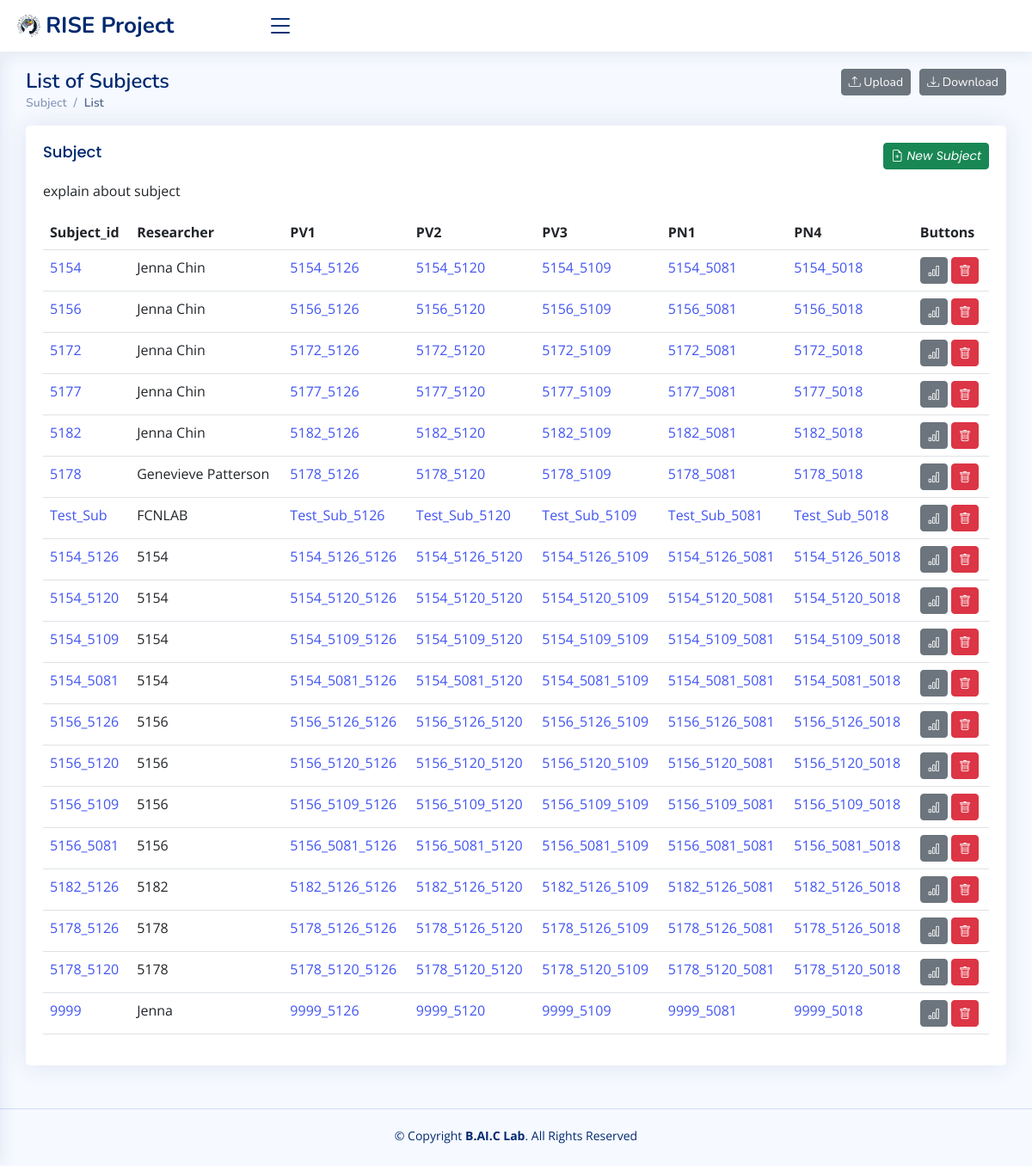
/home/, run on an earlier commit of the app's database.
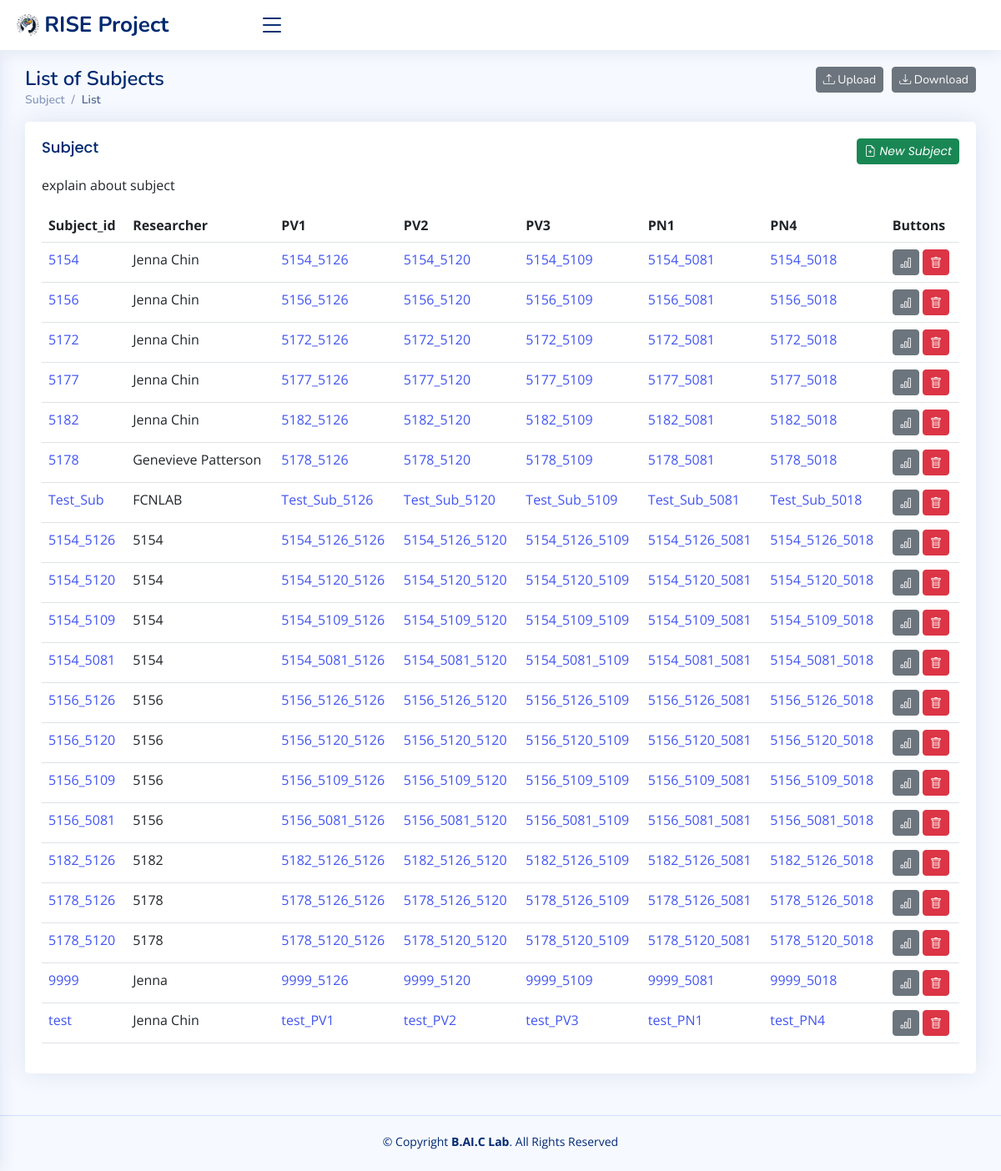
And on a later commit of the database.
### rise/models.py (models this page shows, shortened)
class Subject(models.Model):
    subject_id = models.CharField(max_length=20, primary_key=True)
    researcher = models.CharField(max_length=20)
    pv1 = models.CharField(max_length=20)
    pv2 = models.CharField(max_length=20)
    pv3 = models.CharField(max_length=20)
    pn1 = models.CharField(max_length=20)
    pn4 = models.CharField(max_length=20)
    class Meta:
        app_label = 'rise'

### rise/views.py (the view)
# urls.py: path('home/', subject_list, name='home'),
def subject_list(request):
    subjects = Subject.objects.all()
    return render(request, 'subject_list.html', {'subjects': subjects})

### rise/templates/subject_list.html (shortened to what the changed rows need)
<!DOCTYPE html>
<html lang="en">
{% load static %}
<head>
  <link href="{% static 'assets/vendor/bootstrap/css/bootstrap.min.css' %}" rel="stylesheet">
  <link href="{% static 'assets/vendor/bootstrap-icons/bootstrap-icons.css' %}" rel="stylesheet">
  <link href="{% static 'assets/vendor/boxicons/css/boxicons.min.css' %}" rel="stylesheet">
  <link href="{% static 'assets/vendor/quill/quill.snow.css' %}" rel="stylesheet">
  <link href="{% static 'assets/vendor/quill/quill.bubble.css' %}" rel="stylesheet">
  <link href="{% static 'assets/vendor/remixicon/remixicon.css' %}" rel="stylesheet">
  <link href="{% static 'assets/vendor/simple-datatables/style.css' %}" rel="stylesheet">
  <link href="{% static 'assets/css/style.css' %}" rel="stylesheet">
</head>
<body>
  <main id="main" class="main">
    <div class="pagetitle">
      <h1>
          List of Subjects
          <a href="{% url 'subject_download' %}">
              <button type="button" class="btn btn-secondary btn-sm" style="float: right; margin-left: 10px"><i class="bi bi-download"></i> Download</button>
          </a>
          <a href="{% url 'subject_upload' %}">
              <button type="button" class="btn btn-secondary btn-sm" style="float: right;"><i class="bi bi-upload"></i> Upload</button>
          </a>
      </h1>
    </div>
    <section class="section">
      <div class="row">
        <div class="col-lg-12">
          <div class="card">
            <div class="card-body">
              {% if subjects %}
                <table class="table datatable">
                <thead>
                  <tr>
                    <th scope="col">Subject_id</th>
                    <th scope="col">Researcher</th>
                    <th scope="col">PV1</th>
                    <th scope="col">PV2</th>
                    <th scope="col">PV3</th>
                    <th scope="col">PN1</th>
                    <th scope="col">PN4</th>
                    <th scope="col">Buttons</th>
                  </tr>
                </thead>
                    <tbody>
                    {% for subject in subjects %}
                    <tr>
                        <td><a href="{% url 'subject_update' subject.subject_id %}">{{ subject.subject_id }}</a></td>
                        <td>{{ subject.researcher }}</td>
                        <td><a href="{% url 'interview_update' subject.pv1 %}">{{ subject.pv1 }}</a></td>
                        <td><a href="{% url 'interview_update' subject.pv2 %}">{{ subject.pv2 }}</a></td>
                        <td><a href="{% url 'interview_update' subject.pv3 %}">{{ subject.pv3 }}</a></td>
                        <td><a href="{% url 'interview_update' subject.pn1 %}">{{ subject.pn1 }}</a></td>
                        <td><a href="{% url 'interview_update' subject.pn4 %}">{{ subject.pn4 }}</a></td>
                        <td>
                            <a href="/subjectStatics/{{ subject.subject_id }}">
                                <button type="button" class="btn btn-secondary btn-sm"><i class="bi bi-bar-chart"></i></button>
                            </a>
                            <a href="/subjectDelete/{{ subject.subject_id }}" onclick="return confirmDelete();">
                                <button type="button" class="btn btn-danger btn-sm"><i class="bi bi-trash"></i></button>
                            </a>
                        </td>
                    </tr>
                    {% endfor %}
                    </tbody>
              </table>
              {% else %}
                  <p>No Subject</p>
              {% endif %}
            </div>
          </div>
        </div>
      </div>
    </section>
  </main>
</body>
</html>

What changed in the data, as far as the page shows it:
added Subject: subject_id "test", researcher "Jenna Chin", pv1 "test_PV1", pv2 "test_PV2", pv3 "test_PV3", pn1 "test_PN1", pn4 "test_PN4"
